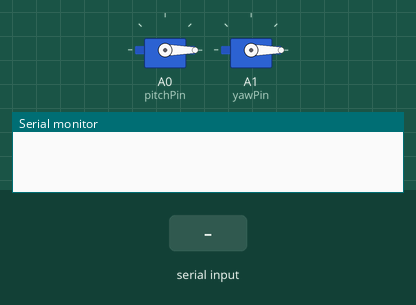
Bench run of a sketch on a simulated Arduino Uno, built with avr-gcc and run on an emulated ATmega328P. Parts: 2 × servo, the last lines printed to the serial monitor. Inputs (shaded band) come from the test bench.

Above: at 1.2 s.
1.3 s: "90,45\n" received over Serial
At 1.8 s:
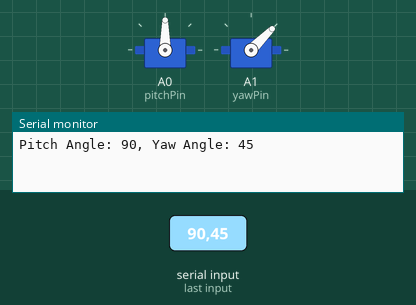
2.8 s: "30,150\n" received over Serial
At 4.0 s:
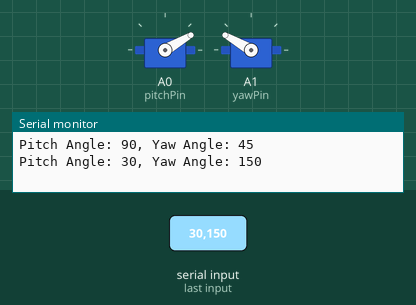
4.3 s: "1,90\n" received over Serial
At 5.3 s:
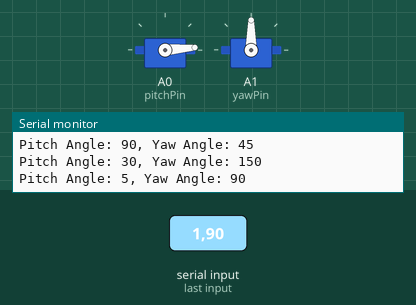
Timing chart, 0 to 7.3 s (numbered marks = the images above; inputs shaded):
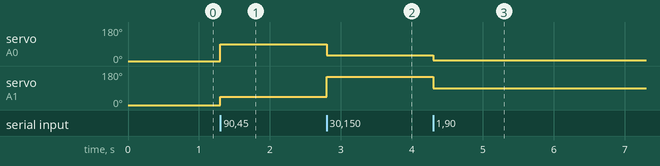

The sketch:

IR_remote_rcv.ino
```cpp
#include <IRremote.h>
#include <Servo.h>
#define SERVO_MAX_ANG 180
#define IR_RECEIVE_PIN 13
#define pitchPin A0
#define yawPin A1

// IR REMOTE CONTROL BLOCK
#define STEP_ANGLE 5
uint8_t servo_mode = 0;   // servo1 or servo2
uint8_t servo_angle = 0;  // servo1 or servo2

// Create two servo objects
Servo pitchServo;
Servo yawServo;

// Variables to store the read angle values
uint8_t pitchAngle = 0;
uint8_t yawAngle = 0;

// Temporary storage for the received characters
String inputString = "";
bool stringComplete = false;
bool ir_mode = false;

void setup() {
  Serial.begin(115200);
  IrReceiver.begin(IR_RECEIVE_PIN);

  // Connect the servos to the corresponding pins
  pitchServo.attach(pitchPin);
  yawServo.attach(yawPin);

  // Set the initial position of the servos to 90 degrees
  pitchServo.write(pitchAngle);
  yawServo.write(yawAngle);

  // Initialize the input string
  inputString.reserve(200);
}

void loop() {
  // control servos with remote data
    if(IrReceiver.decode()){
      process_cmd();
    }
  if(!ir_mode) {  // Control Servos from camera data
        camera_mode();
    }
  IrReceiver.resume();
}

void process_cmd() {
  uint8_t cmd = IrReceiver.decodedIRData.command;

  switch (cmd) {
    case 69: servo_angle = 1 * STEP_ANGLE; break;
    case 70: servo_angle = 2 * STEP_ANGLE; break;
    case 71: servo_angle = 3 * STEP_ANGLE; break;
    case 68: servo_angle = 4 * STEP_ANGLE; break;
    case 64: servo_angle = 5 * STEP_ANGLE; break;
    case 67: servo_angle = 6 * STEP_ANGLE; break;
    case  7: servo_angle = 7 * STEP_ANGLE; break;
    case 21: servo_angle = 8 * STEP_ANGLE; break;
    case  9: servo_angle = 9 * STEP_ANGLE; break;
    case 25: servo_angle = 0;  break; // "0"

    case 22: pitchServo.write(servo_angle); break;        // "*" ===> IR mode (100)
    case 13: pitchServo.write(servo_angle); break;

    case 24: pitchAngle -= STEP_ANGLE; break; // "UP"
    case 90: yawAngle += STEP_ANGLE; break; // "RIGHT"
    case 82: pitchAngle += STEP_ANGLE; break;  // "DOWN"
    case  8: yawAngle -= STEP_ANGLE; break;  // "LEFT": 90  to left
    case 28: ir_mode = !ir_mode;
          Serial.println("IR Mode: " + String(ir_mode)); break;  // "OK"
    default: Serial.println("Unrecognized command...");
  }
   rotate_servos();
}

void serialEvent() {
  while (Serial.available()) {
    char inChar = (char)Serial.read();
    if (inChar == '\n') {
      stringComplete = true;
    } else {
      inputString += inChar;
    }
  }
}

void camera_mode(){
 // Process serial data
    serialEvent();

    if (stringComplete) {
      // Parse the received string
      int commaIndex = inputString.indexOf(',');
      if (commaIndex != -1) {
        pitchAngle = inputString.substring(0, commaIndex).toInt();
        yawAngle = inputString.substring(commaIndex + 1).toInt();

        rotate_servos();
      }

      // Clear the input string and reset the flag
      inputString = "";
      stringComplete = false;
    }
}

void rotate_servos(){
  // Ensure the angle values are within the acceptable range of the servo (0 - 180 degrees)
  pitchAngle = constrain(pitchAngle, STEP_ANGLE, SERVO_MAX_ANG/2);
  yawAngle = constrain(yawAngle, STEP_ANGLE, SERVO_MAX_ANG - STEP_ANGLE);

  // Set the servo angles
  pitchServo.write(pitchAngle);
  yawServo.write(yawAngle);

  // Output the read angle values
  Serial.print("Pitch Angle: ");
  Serial.print(pitchAngle);
  Serial.print(", Yaw Angle: ");
  Serial.println(yawAngle);
}
```

Measured:
- after the input at 1.3 s, servo on A0 (pitchPin): 0° → 90° at once; servo on A1 (yawPin): 0° → 45° at once
- after the input at 2.8 s, servo on A0 (pitchPin): 90° → 30° at once; servo on A1 (yawPin): 45° → 150° at once
- after the input at 4.3 s, servo on A0 (pitchPin): 30° → 5° at once; servo on A1 (yawPin): 150° → 90° at once
